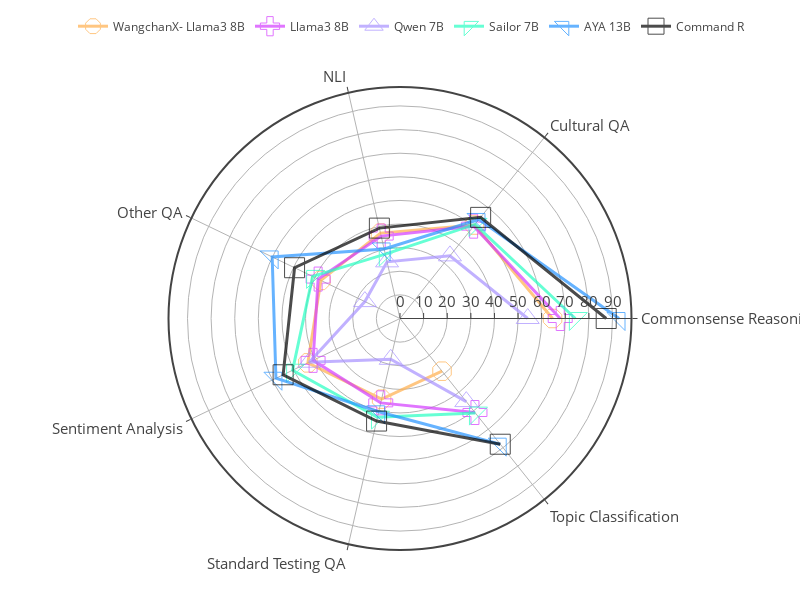

Notebook code for this chart:
### Markdown cell above
Only the best model per group.

### Code cell
import plotly.express as px

fig = go.Figure()

pdf = df[(df['prompt_lang'] == 'eng')].groupby(['model', 'task'])[['accuracy','macro_f1_score','weighted_f1_score']].mean().reset_index()
pdf['group'] = pdf['model'].apply(lambda x: model_to_group[x])

for i, group in enumerate(pdf["group"].unique()):
    filtered_pdf = pdf[(pdf['group'] == group)].groupby(['model'])[['accuracy','macro_f1_score','weighted_f1_score']].mean().reset_index()
    filtered_pdf = filtered_pdf.sort_values('weighted_f1_score', ascending=False)
    best_model_in_group = filtered_pdf['model'][0]

    best_model_in_group_pdf = pdf[(pdf['model'] == best_model_in_group)]
    
    fig.add_trace(go.Scatterpolar(
          r=best_model_in_group_pdf['weighted_f1_score'],
          theta=best_model_in_group_pdf["task"].unique(),
          fill='none',
          line=dict(color=model_to_color[best_model_in_group] if group != 'Commercial' else '#000000', width=3),
          marker=dict(size=20, symbol=model_to_index[best_model_in_group]+100),
          name=model_to_display_name[best_model_in_group],
          opacity=0.7,
    ))

# fig.update_layout(
#     template='plotly_white',
# )

fig.update_layout(
    template='none',
    width=800,
    height=600,
    margin=dict(l=50, r=50, t=50, b=50),
    font_size = 15,
    showlegend = True,
    polar = dict(
      angularaxis = dict(
        linewidth = 2,
        showline=True,
        linecolor='light gray'
      ),
      radialaxis = dict(
        side = "counterclockwise",
        showline = True,
        linewidth = 1,
        gridcolor = "light gray",
        gridwidth = 1,
      ),
    ),
    legend=dict(
        orientation="h",
        yanchor="bottom",
        y=1.1,
        xanchor="right",
        x=1.0,
        font_size=12,
    )
)

fig.write_image('../figures/nlu/weighted_f1_score_per_task_grouped.pdf')
fig.show()

### Figure 1 — Plotly figure (JSON) as saved in the notebook; plotly's stock layout.template omitted (floating-point values rounded to 4 significant figures)
{"data": [{"fill": "none", "line": {"color": "#ffaf4d", "width": 3}, "marker": {"size": 20, "symbol": 116}, "name": "WangchanX-\nLlama3 8B", "opacity": 0.7, "r": [64.61, 50.63, 37.09, 37.19, 43.3, 35.03, 28.54], "theta": ["Commonsense Reasoning", "Cultural QA", "NLI", "Other QA", "Sentiment Analysis", "Standard Testing QA", "Topic Classification"], "type": "scatterpolar"}, {"fill": "none", "line": {"color": "#d43bff", "width": 3}, "marker": {"size": 20, "symbol": 103}, "name": "Llama3 8B", "opacity": 0.7, "r": [67.85, 50.02, 35.8, 38.49, 40.86, 36.65, 50.92], "theta": ["Commonsense Reasoning", "Cultural QA", "NLI", "Other QA", "Sentiment Analysis", "Standard Testing QA", "Topic Classification"], "type": "scatterpolar"}, {"fill": "none", "line": {"color": "#a791ff", "width": 3}, "marker": {"size": 20, "symbol": 105}, "name": "Qwen 7B", "opacity": 0.7, "r": [54.1, 33.93, 24.62, 16.51, 42.66, 17.72, 45.03], "theta": ["Commonsense Reasoning", "Cultural QA", "NLI", "Other QA", "Sentiment Analysis", "Standard Testing QA", "Topic Classification"], "type": "scatterpolar"}, {"fill": "none", "line": {"color": "#26ffc2", "width": 3}, "marker": {"size": 20, "symbol": 112}, "name": "Sailor 7B", "opacity": 0.7, "r": [74.28, 50.97, 27.98, 41.08, 50.48, 42.88, 51.26], "theta": ["Commonsense Reasoning", "Cultural QA", "NLI", "Other QA", "Sentiment Analysis", "Standard Testing QA", "Topic Classification"], "type": "scatterpolar"}, {"fill": "none", "line": {"color": "#2693ff", "width": 3}, "marker": {"size": 20, "symbol": 109}, "name": "AYA 13B", "opacity": 0.7, "r": [92.75, 53.65, 30.21, 60.09, 58.33, 40.53, 68.08], "theta": ["Commonsense Reasoning", "Cultural QA", "NLI", "Other QA", "Sentiment Analysis", "Standard Testing QA", "Topic Classification"], "type": "scatterpolar"}, {"fill": "none", "line": {"color": "#000000", "width": 3}, "marker": {"size": 20, "symbol": 101}, "name": "Command R", "opacity": 0.7, "r": [87.33, 54.79, 39.26, 49.56, 54.95, 44.56, 68.11], "theta": ["Commonsense Reasoning", "Cultural QA", "NLI", "Other QA", "Sentiment Analysis", "Standard Testing QA", "Topic Classification"], "type": "scatterpolar"}], "layout": {"font": {"size": 15}, "height": 600, "legend": {"font": {"size": 12}, "orientation": "h", "x": 1, "xanchor": "right", "y": 1.1, "yanchor": "bottom"}, "margin": {"b": 50, "l": 50, "r": 50, "t": 50}, "polar": {"angularaxis": {"linecolor": "light gray", "linewidth": 2, "showline": true, "type": "category"}, "radialaxis": {"autorange": true, "gridcolor": "light gray", "gridwidth": 1, "linewidth": 1, "range": [0, 98.28], "showline": true, "side": "counterclockwise", "type": "linear"}}, "showlegend": true, "width": 800}}
